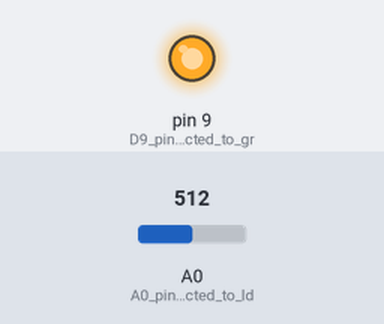
Bench run of a sketch on a simulated Arduino Uno, built with avr-gcc and run on an emulated ATmega328P. On the bench: output pins drawn as LEDs (lit = HIGH). Inputs (shaded band) come from the test bench; at power-on: A0 (A0_pin_is_connected_to_ld) = 512.

Above: at 1.2 s.
1.3 s: A0 (A0_pin_is_connected_to_ld) set to 6
2.8 s: A0 (A0_pin_is_connected_to_ld) set to 3
At 3.1 s:
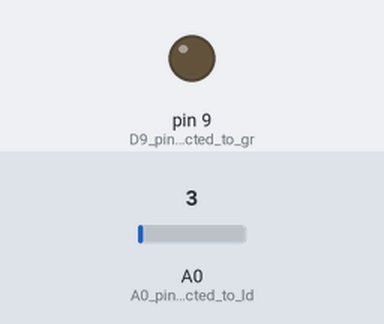
4.3 s: A0 (A0_pin_is_connected_to_ld) set to 122
At 5.4 s:
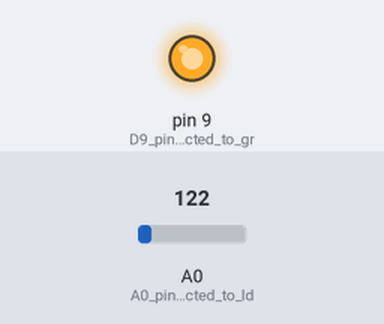
5.8 s: A0 (A0_pin_is_connected_to_ld) set to 0
At 6.6 s:
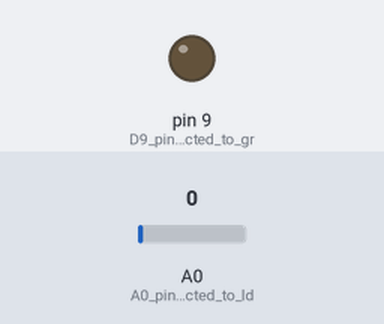
Timing chart, 0 to 8.3 s (numbered marks = the images above; inputs shaded):
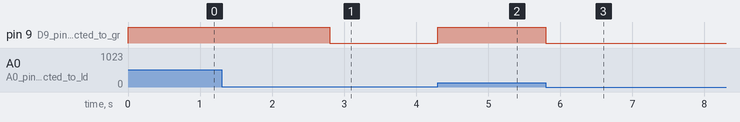

Measured:
- the behaviour switches between 5 and 4 on A0 (A0_pin_is_connected_to_ld) (found by bisection; images 0 and 1)
- after the input at 1.3 s, every drawn part: stays the same
- after the input at 2.8 s, pin 9 (D9_pin_is_connected_to_gr): HIGH → LOW at once
- after the input at 4.3 s, pin 9 (D9_pin_is_connected_to_gr): LOW → HIGH at once
- after the input at 5.8 s, pin 9 (D9_pin_is_connected_to_gr): HIGH → LOW at once

The sketch:

display_tje_intensity_of_ligt_with_help_of_LDR.ino
```cpp
/*Arduino IDE version: 1.8.3
Tested on: ARBD 1
Microcontroller: Atmega 328 p
written by: Anurag Aggarwal
Date: 06/2/2019*/

int ldr_value;

void setup() {

  Serial.begin(9600);        //it start the serial monitor whose baud rate is 9600 bits/sec
  pinMode(A0,INPUT);         //A0 pin is connected to ldr sensor
  pinMode(9,OUTPUT);         //D9 pin is connected to green led
}

void loop()
{
  ldr_value= map(analogRead(A0),0,1100,0,255);     //mapping is done to covert ldr value(0-1100) to light intensity value(0-255)
  digitalWrite(9,ldr_value);     //glolw led according to the intensity of light of room
}


  /*OR
   *
   * if(ldr_value>=1000)
  {
    digitalWrite(led, HIGH);
  }
  else
  {
    digitalWrite(led, LOW);
  }
   *
   */
```
